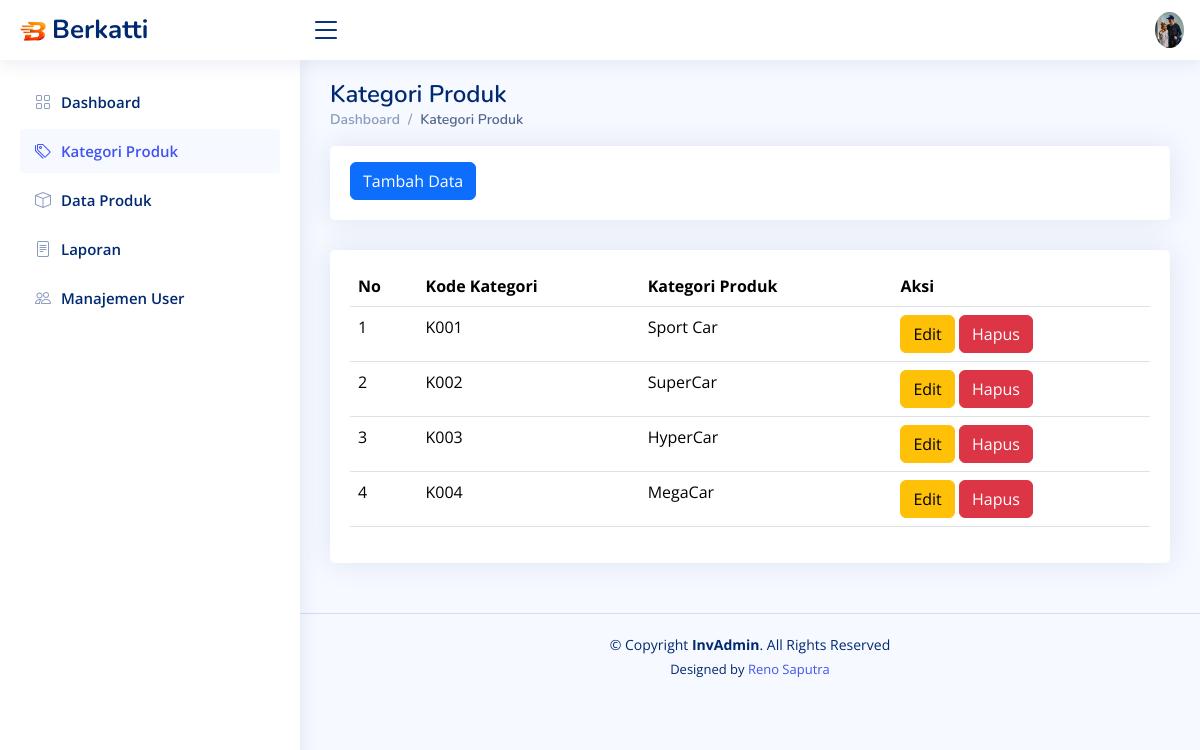
Page /kategori_produk.php (signed in) on the committed database.
### tables this page shows
CREATE TABLE `categories` (
  `id` int(11) NOT NULL,
  `kd_kat` varchar(6) NOT NULL,
  `category_name` varchar(100) NOT NULL
);

### kategori_produk.php (the view, shortened to what this page needs)
<!DOCTYPE html>
<html lang="en">
<head>
  <link href="assets/vendor/bootstrap/css/bootstrap.min.css" rel="stylesheet">
  <link href="assets/vendor/bootstrap-icons/bootstrap-icons.css" rel="stylesheet">
  <link href="assets/vendor/boxicons/css/boxicons.min.css" rel="stylesheet">
  <link href="assets/vendor/quill/quill.snow.css" rel="stylesheet">
  <link href="assets/vendor/quill/quill.bubble.css" rel="stylesheet">
  <link href="assets/vendor/remixicon/remixicon.css" rel="stylesheet">
  <link href="assets/vendor/simple-datatables/style.css" rel="stylesheet">
  <link href="assets/css/style.css" rel="stylesheet">
</head>
<body>
  <header id="header" class="header fixed-top d-flex align-items-center">
    <div class="d-flex align-items-center justify-content-between">
      <a href="index.php" class="logo d-flex align-items-center">
        <img src="assets/img/logo.png" alt="">
        <span class="d-none d-lg-block">Berkatti</span>
      </a>
      <i class="bi bi-list toggle-sidebar-btn"></i>
    </div>
    <nav class="header-nav ms-auto">
        <ul class="d-flex align-items-center">
          <li class="nav-item dropdown pe-3">
            <a class="nav-link nav-profile d-flex align-items-center pe-0" href="#" data-bs-toggle="dropdown">
              <img src="assets/img/profile-img.jpg" alt="Profile" class="rounded-circle" />
            </a>
          </li>
        </ul>
    </nav>
  </header>
  <aside id="sidebar" class="sidebar">
    <ul class="sidebar-nav" id="sidebar-nav">
      <li class="nav-item">
        <a class="nav-link collapsed" href="index.php">
          <i class="bi bi-grid"></i>
          <span>Dashboard</span>
        </a>
      </li>
      <li class="nav-item">
        <a class="nav-link " href="kategori_produk.php">
          <i class="bi bi-tags"></i>
          <span>Kategori Produk</span>
        </a>
      </li>
      <li class="nav-item">
        <a class="nav-link collapsed" href="produk.php">
          <i class="bi bi-box"></i>
          <span>Data Produk</span>
        </a>
      </li>
      <li class="nav-item">
        <a class="nav-link collapsed" href="laporan.php">
          <i class="bi bi-file-text"></i>
          <span>Laporan</span>
        </a>
      </li>
      <li class="nav-item">
        <a class="nav-link collapsed" href="users.php">
          <i class="bi bi-people"></i>
          <span>Manajemen User</span>
        </a>
      </li>
    </ul>
  </aside>
  <main id="main" class="main">
    <div class="pagetitle">
      <h1>Kategori Produk</h1>
      <nav>
        <ol class="breadcrumb">
          <li class="breadcrumb-item"><a href="index.php">Dashboard</a></li>
          <li class="breadcrumb-item active">Kategori Produk</li>
        </ol>
      </nav>
    </div>
      <div class="row">
        <div class="col-lg-12">
          <div class="card">
            <div class="card-body mt-3">
              <a href="t_kat.php" class="btn btn-primary">Tambah Data</a>
            </div>
          </div>
        </div>
      </div>
    <section class="section">
      <div class="row">
        <div class="col-lg-12">
          <div class="card">
            <div class="card-body mt-3">
              <table class="table datatable">
                <thead>
                  <tr>
                    <th scope="col">No</th>
                    <th scope="col">Kode Kategori</th>
                    <th scope="col">Kategori Produk</th>
                    <th scope="col">Aksi</th>
                  </tr>
                </thead>
                <tbody>
                  <?php
                  include "koneksi.php";
                  $no = 1;
                  $sql = mysqli_query($conn, "SELECT * FROM categories");
                  while ($data = mysqli_fetch_array($sql)) {
                  ?>
                    <tr>
                      <td><?php echo $no++; ?></td>
                      <td><?php echo $data['kd_kat']; ?></td>
                      <td><?php echo $data['category_name']; ?></td>
                      <td>
                        <a href="e_kat.php?id=<?php echo $data['id']; ?>" class="btn btn-warning">Edit</a>
                        <a href="h_kat.php?id=<?php echo $data['id']; ?>" class="btn btn-danger" onclick="return confirm('Apakah Anda Yakin Ingin Menghapus Data?')">Hapus</a>
                      </td>
                    </tr>
                  <?php } ?>
                </tbody>
              </table>
            </div>
          </div>
        </div>
      </div>
    </section>
  </main>
  <footer id="footer" class="footer">
    <div class="copyright">
      &copy; Copyright <strong><span>InvAdmin</span></strong>. All Rights Reserved
    </div>
    <div class="credits">
      Designed by <a href="#">Reno Saputra</a>
    </div>
  </footer>
</body>
</html>|

### assets/css/style.css (style rules this page uses)
:root { scroll-behavior: smooth; }
body { font-family: "Open Sans", sans-serif; background: #f6f9ff; color: #444444; }
a { color: #4154f1; text-decoration: none; }
h1, h2, h3, h4, h5, h6 { font-family: "Nunito", sans-serif; }
#main { margin-top: 60px; padding: 20px 30px; transition: all 0.3s; }
.pagetitle { margin-bottom: 10px; }
.pagetitle h1 { font-size: 24px; margin-bottom: 0; font-weight: 600; color: #012970; }
.card { margin-bottom: 30px; border: none; border-radius: 5px; box-shadow: 0px 0 30px rgba(1, 41, 112, 0.1); }
.card-body { padding: 0 20px 20px 20px; }
.breadcrumb { font-size: 14px; font-family: "Nunito", sans-serif; color: #899bbd; font-weight: 600; }
.breadcrumb a { color: #899bbd; transition: 0.3s; }
.breadcrumb .breadcrumb-item::before { color: #899bbd; }
.breadcrumb .active { color: #51678f; font-weight: 600; }
.logo { line-height: 1; }
@media (min-width: 1200px) { .logo { width: 280px; } }
.logo img { max-height: 26px; margin-right: 6px; }
.logo span { font-size: 26px; font-weight: 700; color: #012970; font-family: "Nunito", sans-serif; }
.header { transition: all 0.5s; z-index: 997; height: 60px; box-shadow: 0px 2px 20px rgba(1, 41, 112, 0.1); background-color: #fff; padding-left: 20px; }
.header .toggle-sidebar-btn { font-size: 32px; padding-left: 10px; cursor: pointer; color: #012970; }
.header-nav ul { list-style: none; }
.header-nav>ul { margin: 0; padding: 0; }
.header-nav .nav-profile { color: #012970; }
.header-nav .nav-profile img { max-height: 36px; }
.sidebar { position: fixed; top: 60px; left: 0; bottom: 0; width: 300px; z-index: 996; transition: all 0.3s; padding: 20px; overflow-y: auto; scrollbar-width: thin; scrollbar-color: #aab7cf transparent; box-shadow: 0px 0px 20px rgba(1, 41, 112, 0.1); background-color: #fff; }
@media (min-width: 1200px) { #main, #footer { margin-left: 300px; } }
.sidebar-nav { padding: 0; margin: 0; list-style: none; }
.sidebar-nav li { padding: 0; margin: 0; list-style: none; }
.sidebar-nav .nav-item { margin-bottom: 5px; }
.sidebar-nav .nav-link { display: flex; align-items: center; font-size: 15px; font-weight: 600; color: #4154f1; transition: 0.3; background: #f6f9ff; padding: 10px 15px; border-radius: 4px; }
.sidebar-nav .nav-link i { font-size: 16px; margin-right: 10px; color: #4154f1; }
.sidebar-nav .nav-link.collapsed { color: #012970; background: #fff; }
.sidebar-nav .nav-link.collapsed i { color: #899bbd; }
.footer { padding: 20px 0; font-size: 14px; transition: all 0.3s; border-top: 1px solid #cddfff; }
.footer .copyright { text-align: center; color: #012970; }
.footer .credits { padding-top: 5px; text-align: center; font-size: 13px; color: #012970; }

### rows in the picture
categories: kd_kat "K001", category_name "Sport Car"
categories: kd_kat "K002", category_name "SuperCar"
categories: kd_kat "K003", category_name "HyperCar"
categories: kd_kat "K004", category_name "MegaCar"
